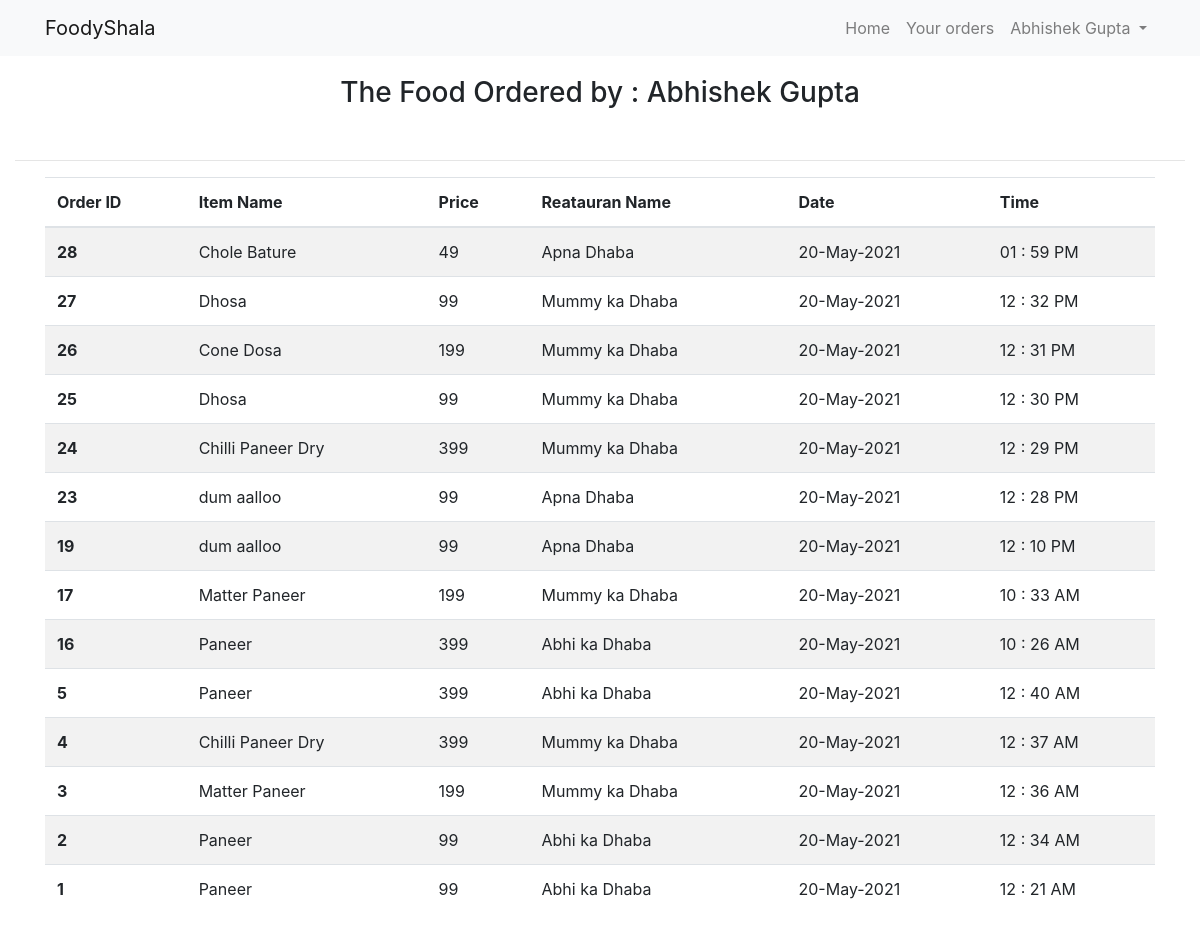
The page /yourorders.php (signed in) on the database its author committed.
### tables this page shows
CREATE TABLE `orders` (
  `order_id` int(10) NOT NULL,
  `item` varchar(30) NOT NULL,
  `c_name` varchar(30) NOT NULL,
  `price` int(12) NOT NULL,
  `c_address` varchar(100) NOT NULL,
  `c_mobile` int(10) NOT NULL,
  `c_id` int(10) NOT NULL,
  `res_id` int(10) NOT NULL,
  `res_name` varchar(30) NOT NULL,
  `date` datetime DEFAULT current_timestamp()
);

### yourorders.php (the view, shortened to what this page needs)
<?php
    include 'dbcon.php';
    $c_id = $_SESSION['c_id'];
    $sql = "SELECT * FROM orders where c_id = $c_id ORDER BY date DESC";
?>
<!DOCTYPE html>
<html lang="en">
<?php include "head.php"?>
<body>
<?php include "nav.php";
?>
    <div class="container-fluid">
        <div class="container" style="align-items: center; text-align: center;margin-bottom: 50px;margin-top: 20px;">
            <h3>The Food Ordered by : <?php echo $_SESSION['name'] ?></h3>
        </div>
        <hr>
        <div class="container"><?php
            $result = mysqli_query($con, $sql);
                if (mysqli_num_rows($result) > 0) {?>
                    <table class="table table-striped">
                        <thead>
                            <tr>
                                <th scope="col">Order ID</th>
                                <th scope="col">Item Name</th>
                                <th scope="col">Price</th>
                                <th scope="col">Reatauran Name</th>
                                <th scope="col">Date</th>
                                <th scope="col">Time</th>
                            </tr>
                        </thead>
                        <tbody>
                            <?php
                                while ($row = mysqli_fetch_assoc($result)) { ?>
                                    <tr>
                                        <th scope="row"><?php echo $row['order_id']?></th>
                                        <td><?php echo $row['item']?></td>
                                        <td><?php echo $row['price']?></td>
                                        <td><?php echo $row['res_name']?></td>
                                        <td><?php echo date("d-M-Y",strtotime($row['date']))?></td>
                                        <td><?php echo date("h : i A",strtotime($row['date']))?></td>
                                    </tr>
                            <?php }?>
                        </tbody>
                    </table>
                    <?php }else{
                        $_SESSION['msg']="Currently You do not have any orders. Place your order with foodyfood";
                    }
                ?>
        </div>
    </div>
</body>
</html>

### head.php (shortened to what this page needs)
<head>
  <link rel="stylesheet" href="css/style.css">
  <link rel="stylesheet" href="https://maxcdn.bootstrapcdn.com/bootstrap/4.5.2/css/bootstrap.min.css">
</head>

### nav.php (shortened to what this page needs)
<nav class="navbar navbar-expand-md bg-light navbar-light">
  <div class="container">
    <a class="navbar-brand" href="index.php">FoodyShala</a>
    <div class="collapse navbar-collapse" id="collapsibleNavbar">
      <ul class="navbar-nav ml-auto">
        <li class="nav-item">
          <a class="nav-link" href="index.php">Home</a>
        </li>
        <?php if (!isset($_SESSION['loggedin'])) { ?>
          <li class="nav-item dropdown">
            <a class="nav-link dropdown-toggle" href="#" id="navbardrop" data-toggle="dropdown">
              Register
            </a>
            <div class="dropdown-menu">
              <a class="dropdown-item" href="resreg.php">Restaurants</a>
              <a class="dropdown-item" href="cregister.php">Customer</a>
            </div>
          </li>
          <li class="nav-item dropdown">
            <a class="nav-link dropdown-toggle" href="#" id="navbardrop" data-toggle="dropdown">
              Login
            </a>
            <div class="dropdown-menu">
              <a class="dropdown-item" href="rlogin.php">Restaurants Login</a>
              <a class="dropdown-item" href="clogin.php">Customer Login</a>
            </div>
          </li>
        <?php
        } elseif (isset($_SESSION['clogin'])) { ?>
        <li class="nav-item">
          <a href="yourorders.php" class="nav-link">Your orders</a>
        </li>
          <li class="nav-item dropdown">
            <a class="nav-link dropdown-toggle" href="#" id="navbardrop" data-toggle="dropdown">
              <?php echo $_SESSION['name']
              ?>
            </a>
          </li>
        <?php } ?>
      </ul>
    </div>
  </div>
</nav>

### rows shown on the page
orders: order_id "28", item "Chole Bature", price "49", res_name "Apna Dhaba", date "20-May-2021", date "01 : 59 PM"
orders: order_id "27", item "Dhosa", price "99", res_name "Mummy ka Dhaba", date "20-May-2021", date "12 : 32 PM"
orders: order_id "26", item "Cone Dosa", price "199", res_name "Mummy ka Dhaba", date "20-May-2021", date "12 : 31 PM"
orders: order_id "25", item "Dhosa", price "99", res_name "Mummy ka Dhaba", date "20-May-2021", date "12 : 30 PM"
orders: order_id "24", item "Chilli Paneer Dry", price "399", res_name "Mummy ka Dhaba", date "20-May-2021", date "12 : 29 PM"
orders: order_id "23", item "dum aalloo", price "99", res_name "Apna Dhaba", date "20-May-2021", date "12 : 28 PM"
orders: order_id "19", item "dum aalloo", price "99", res_name "Apna Dhaba", date "20-May-2021", date "12 : 10 PM"
orders: order_id "17", item "Matter Paneer", price "199", res_name "Mummy ka Dhaba", date "20-May-2021", date "10 : 33 AM"
orders: order_id "16", item "Paneer", price "399", res_name "Abhi ka Dhaba", date "20-May-2021", date "10 : 26 AM"
orders: order_id "5", item "Paneer", price "399", res_name "Abhi ka Dhaba", date "20-May-2021", date "12 : 40 AM"
orders: order_id "4", item "Chilli Paneer Dry", price "399", res_name "Mummy ka Dhaba", date "20-May-2021", date "12 : 37 AM"
orders: order_id "3", item "Matter Paneer", price "199", res_name "Mummy ka Dhaba", date "20-May-2021", date "12 : 36 AM"
orders: order_id "2", item "Paneer", price "99", res_name "Abhi ka Dhaba", date "20-May-2021", date "12 : 34 AM"
orders: order_id "1", item "Paneer", price "99", res_name "Abhi ka Dhaba", date "20-May-2021", date "12 : 21 AM"

### other values the page prints
$_SESSION['name'] "Abhishek Gupta"
